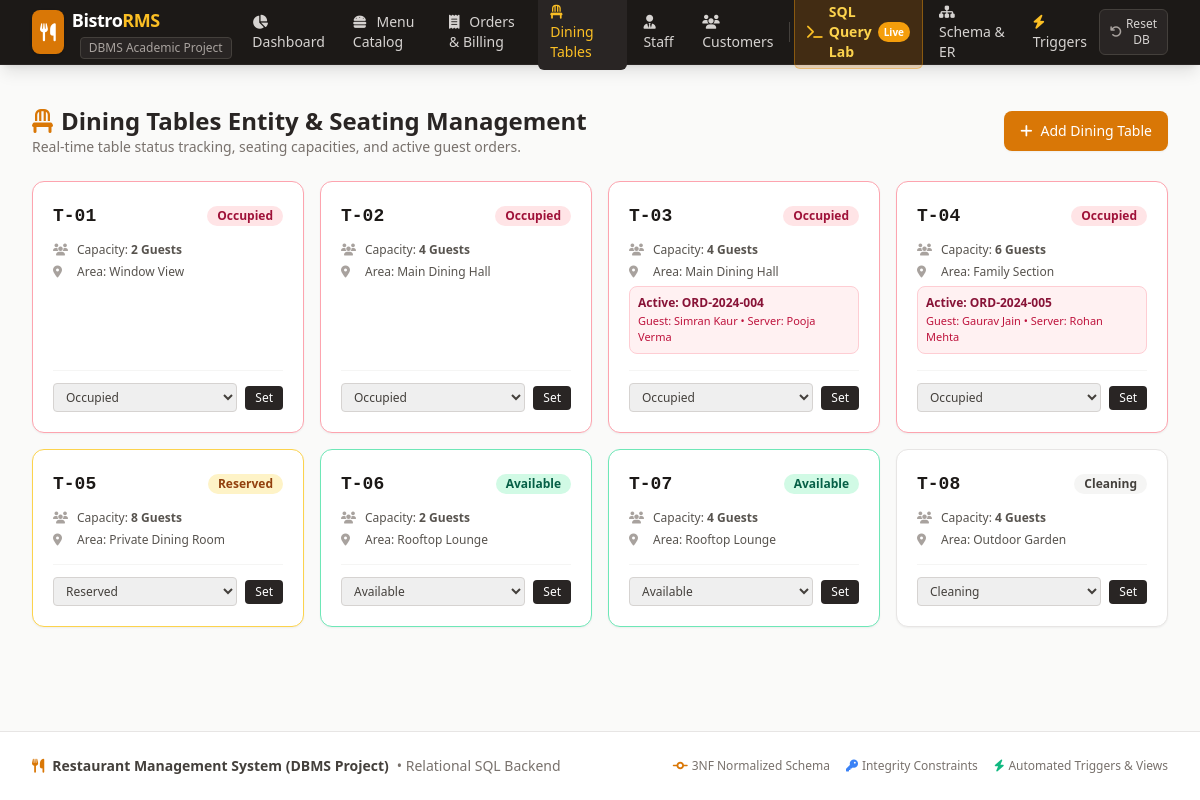
Page /tables on the committed database.
### tables this page shows
CREATE TABLE dining_tables (
    table_id INTEGER PRIMARY KEY AUTOINCREMENT,
    table_number VARCHAR(10) UNIQUE NOT NULL,
    seating_capacity INTEGER CHECK(seating_capacity BETWEEN 1 AND 20) NOT NULL,
    location_area VARCHAR(50) DEFAULT 'Main Dining Hall',
    status VARCHAR(20) CHECK(status IN ('Available', 'Occupied', 'Reserved', 'Cleaning')) DEFAULT 'Available'
);

CREATE TABLE orders (
    order_id INTEGER PRIMARY KEY AUTOINCREMENT,
    order_number VARCHAR(25) UNIQUE NOT NULL,
    customer_id INTEGER,
    table_id INTEGER,
    staff_id INTEGER,
    order_type VARCHAR(20) CHECK(order_type IN ('Dine-in', 'Takeaway', 'Delivery')) DEFAULT 'Dine-in',
    order_status VARCHAR(20) CHECK(order_status IN ('Pending', 'In Kitchen', 'Served', 'Completed', 'Cancelled')) DEFAULT 'Pending',
    payment_status VARCHAR(20) CHECK(payment_status IN ('Unpaid', 'Paid', 'Refunded')) DEFAULT 'Unpaid',
    payment_method VARCHAR(20) CHECK(payment_method IN ('Cash', 'Card', 'UPI', 'Pending')) DEFAULT 'Pending',
    total_amount DECIMAL(10, 2) DEFAULT 0.0 CHECK(total_amount >= 0),
    order_time TIMESTAMP DEFAULT CURRENT_TIMESTAMP,
    FOREIGN KEY (customer_id) REFERENCES customers(customer_id) ON DELETE SET NULL,
    FOREIGN KEY (table_id) REFERENCES dining_tables(table_id) ON DELETE SET NULL,
    FOREIGN KEY (staff_id) REFERENCES staff(staff_id) ON DELETE SET NULL
);

### app.py (the view)
@app.route('/tables')
def tables():
    tables_list = database.query_all("""
        SELECT
            t.*,
            o.order_number,
            o.order_id,
            COALESCE(c.name, 'Walk-in') AS current_customer,
            s.first_name || ' ' || s.last_name AS current_waiter
        FROM dining_tables t
        LEFT JOIN orders o ON t.table_id = o.table_id AND o.order_status NOT IN ('Completed', 'Cancelled')
        LEFT JOIN customers c ON o.customer_id = c.customer_id
        LEFT JOIN staff s ON o.staff_id = s.staff_id
        ORDER BY t.table_number ASC;
    """)
    return render_template('tables.html', tables=tables_list)

### database.py (called while the page is built)
def get_connection():
    conn = sqlite3.connect(DB_PATH)
    conn.execute("PRAGMA foreign_keys = ON;")
    conn.row_factory = sqlite3.Row
    return conn

def query_all(query, params=()):
    conn = get_connection()
    cursor = conn.cursor()
    cursor.execute(query, params)
    rows = [dict(row) for row in cursor.fetchall()]
    conn.close()
    return rows

### templates/tables.html (shortened to what this page needs)
{% extends "base.html" %}
{% block content %}
<div class="space-y-6">
    <div class="flex flex-col sm:flex-row sm:items-center justify-between gap-4">
        <div>
            <h1 class="text-2xl font-bold text-stone-800 flex items-center space-x-2">
                <i class="fa-solid fa-chair text-amber-600"></i>
                <span>Dining Tables Entity & Seating Management</span>
            </h1>
            <p class="text-stone-500 text-sm">Real-time table status tracking, seating capacities, and active guest orders.</p>
        </div>
        <button onclick="openAddTableModal()" class="px-4 py-2.5 bg-amber-600 hover:bg-amber-700 text-white rounded-lg font-medium text-sm shadow-sm transition flex items-center space-x-2 self-start sm:self-auto">
            <i class="fa-solid fa-plus"></i>
            <span>Add Dining Table</span>
        </button>
    </div>
    <div class="grid grid-cols-1 sm:grid-cols-2 lg:grid-cols-4 gap-4">
        {% for t in tables %}
        <div class="bg-white rounded-xl border p-5 shadow-sm flex flex-col justify-between transition hover:shadow-md
            {% if t.status == 'Occupied' %}border-rose-300
            {% elif t.status == 'Available' %}border-emerald-300
            {% elif t.status == 'Reserved' %}border-amber-300
            {% else %}border-stone-200{% endif %}">
            <div>
                <div class="flex items-center justify-between mb-3">
                    <span class="text-lg font-mono font-bold text-stone-900">{{ t.table_number }}</span>
                    <span class="px-2.5 py-0.5 rounded-full text-xs font-semibold
                        {% if t.status == 'Occupied' %}bg-rose-100 text-rose-800
                        {% elif t.status == 'Available' %}bg-emerald-100 text-emerald-800
                        {% elif t.status == 'Reserved' %}bg-amber-100 text-amber-800
                        {% else %}bg-stone-100 text-stone-700{% endif %}">
                        {{ t.status }}
                    </span>
                </div>
                <div class="space-y-1.5 text-xs text-stone-600">
                    <div class="flex items-center space-x-2">
                        <i class="fa-solid fa-users text-stone-400 w-4"></i>
                        <span>Capacity: <strong>{{ t.seating_capacity }} Guests</strong></span>
                    </div>
                    <div class="flex items-center space-x-2">
                        <i class="fa-solid fa-location-dot text-stone-400 w-4"></i>
                        <span>Area: {{ t.location_area }}</span>
                    </div>
                    {% if t.order_number %}
                    <div class="mt-3 p-2 bg-rose-50 rounded-lg border border-rose-200 text-rose-900">
                        <div class="font-bold flex items-center justify-between">
                            <span>Active: {{ t.order_number }}</span>
                        </div>
                        <div class="text-[11px] text-rose-700 mt-0.5">Guest: {{ t.current_customer }} • Server: {{ t.current_waiter }}</div>
                    </div>
                    {% endif %}
                </div>
            </div>
            <form action="{{ url_for('update_table_status', table_id=t.table_id) }}" method="POST" class="mt-4 pt-3 border-t border-stone-100 flex items-center space-x-2 text-xs">
                <select name="status" class="flex-1 px-2 py-1 border border-stone-300 rounded outline-none font-medium text-stone-700">
                    <option value="Available" {% if t.status == 'Available' %}selected{% endif %}>Available</option>
                    <option value="Occupied" {% if t.status == 'Occupied' %}selected{% endif %}>Occupied</option>
                    <option value="Reserved" {% if t.status == 'Reserved' %}selected{% endif %}>Reserved</option>
                    <option value="Cleaning" {% if t.status == 'Cleaning' %}selected{% endif %}>Cleaning</option>
                </select>
                <button type="submit" class="px-2.5 py-1 bg-stone-800 hover:bg-stone-900 text-white rounded font-medium">Set</button>
            </form>
        </div>
        {% endfor %}
    </div>
</div>
{% endblock %}

### rows in the picture
dining_tables: table_number "T-01", status "Occupied", seating_capacity "2", location_area "Window View"
dining_tables: table_number "T-02", status "Occupied", seating_capacity "4", location_area "Main Dining Hall"
orders: table_number "T-03", status "Occupied", seating_capacity "4", location_area "Main Dining Hall", order_number "ORD-2024-004", current_customer "Simran Kaur", current_waiter "Pooja Verma"
orders: table_number "T-04", status "Occupied", seating_capacity "6", location_area "Family Section", order_number "ORD-2024-005", current_customer "Gaurav Jain", current_waiter "Rohan Mehta"
dining_tables: table_number "T-05", status "Reserved", seating_capacity "8", location_area "Private Dining Room"
dining_tables: table_number "T-06", status "Available", seating_capacity "2", location_area "Rooftop Lounge"
dining_tables: table_number "T-07", status "Available", seating_capacity "4", location_area "Rooftop Lounge"
dining_tables: table_number "T-08", status "Cleaning", seating_capacity "4", location_area "Outdoor Garden"
